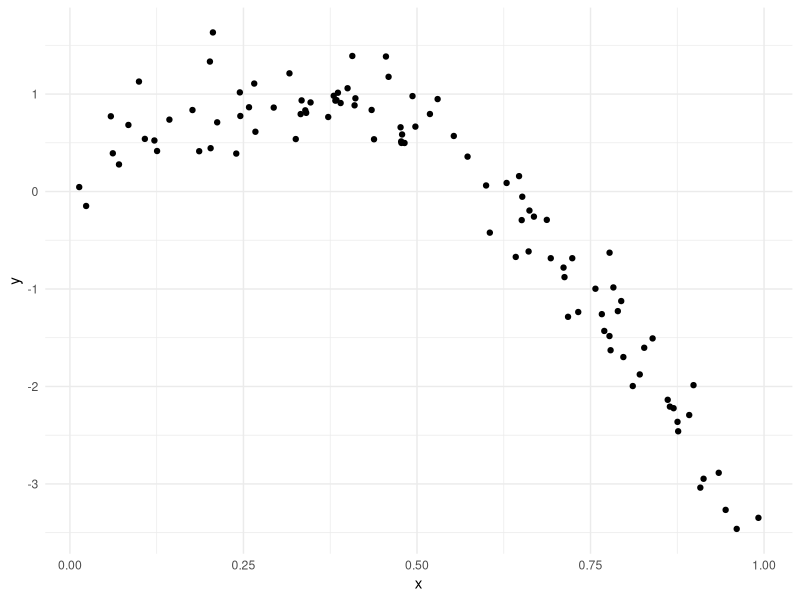
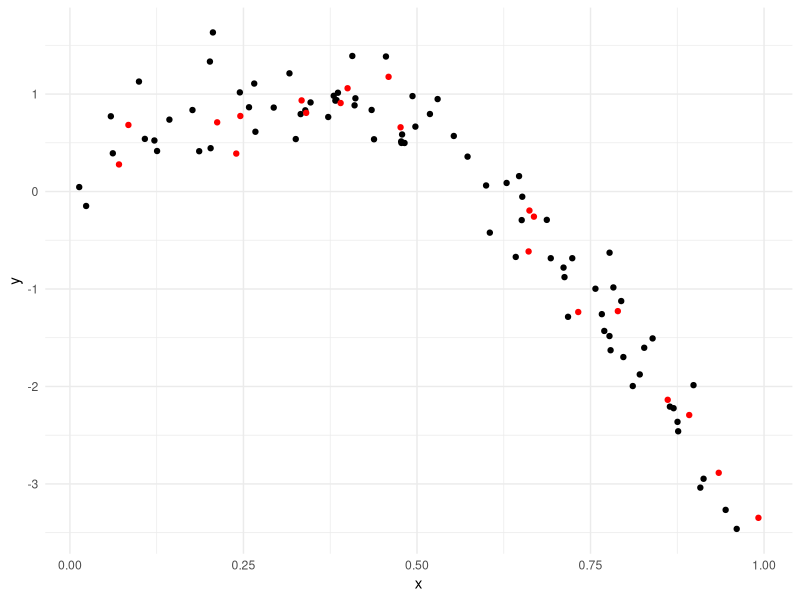
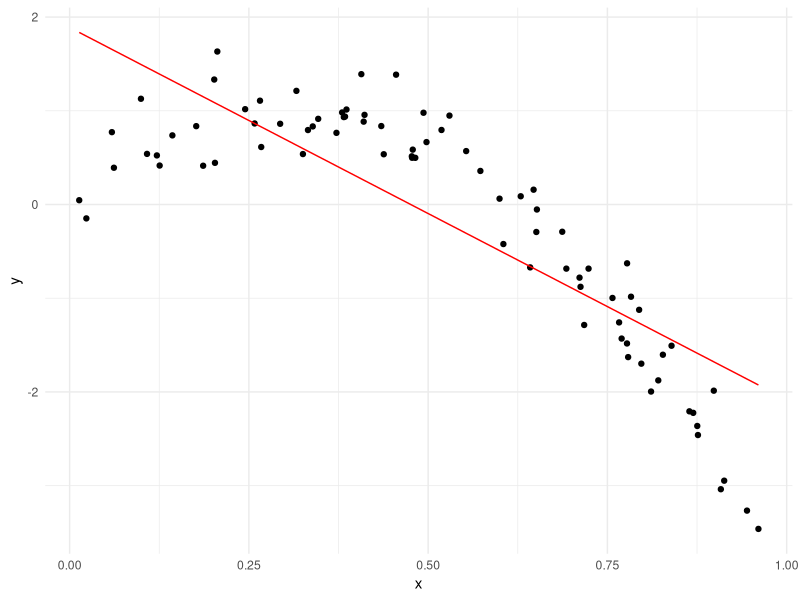
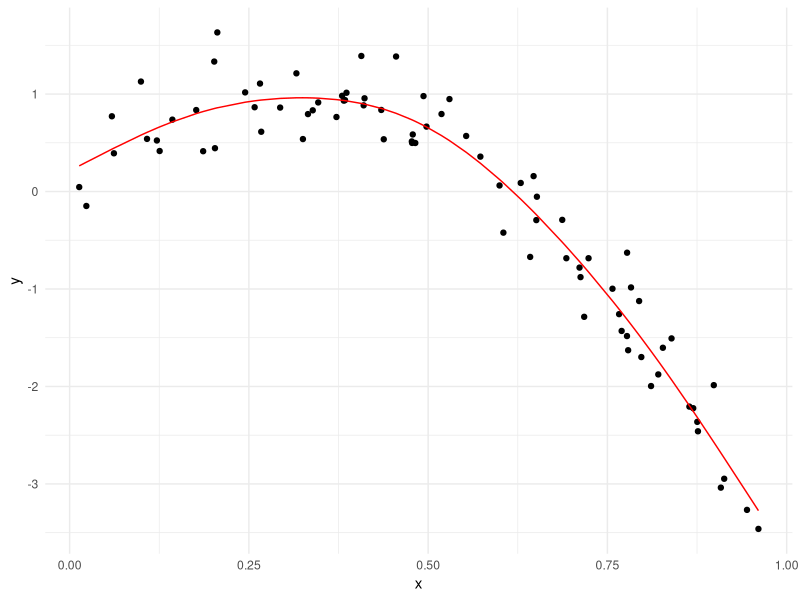
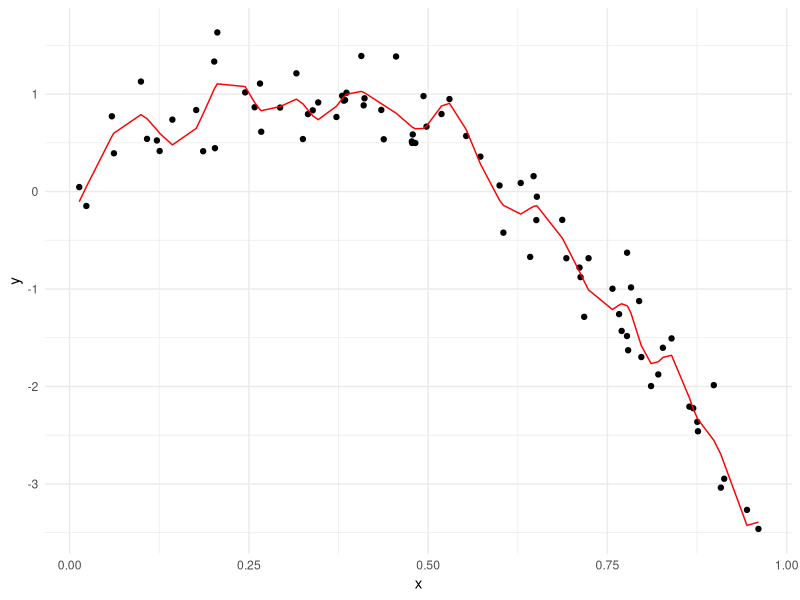
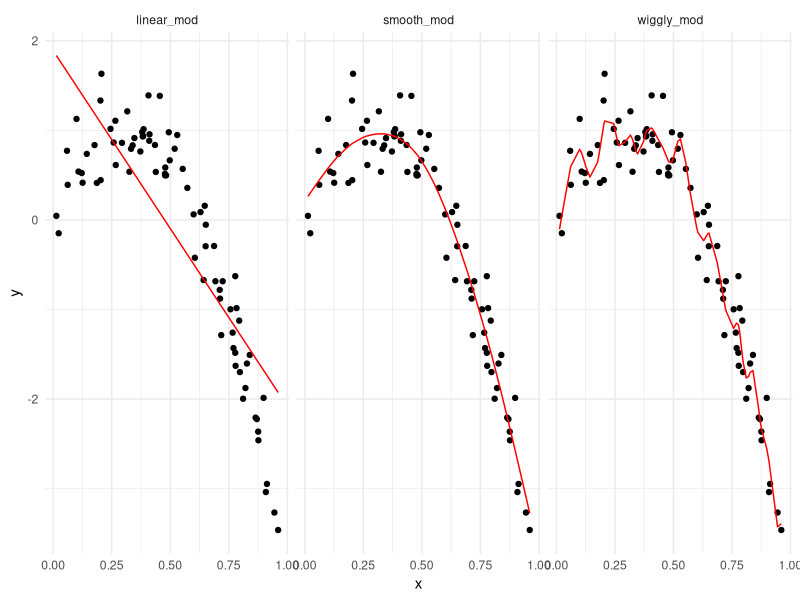

R code for these plots, in order:
## ---- chunk 1
library(tidyverse)
library(modelr)
library(mgcv)

knitr::opts_chunk$set(
	echo = TRUE,
	warning = FALSE,
	message = FALSE, 
  dpi = 300,
  out.width = "90%"
)
theme_set(theme_minimal() + theme(legend.position = "bottom"))
options(
  ggplot2.continuous.colour = "viridis",
  ggplot2.continuous.fill = "viridis"
)
scale_colour_discrete = scale_colour_viridis_d
scale_fill_discrete = scale_fill_viridis_d
## ---- chunk 2
set.seed(1)
## ---- chunk 3
# generate data
nonlin_df = 
  tibble(
    id = 1:100,
    x = runif(100, 0, 1),
    y = 1 - 10 * (x - .3) ^ 2 + rnorm(100, 0, .3)
  )

nonlin_df %>% 
  ggplot(aes(x = x, y = y)) + 
  geom_point()
## ---- chunk 4
# split data
train_df = sample_n(nonlin_df, 80)
train_df

test_df = anti_join(nonlin_df, train_df, by = "id")
test_df
## ---- chunk 5
train_df %>% 
  ggplot(aes(x = x, y = y)) + 
  geom_point() + 
  geom_point(data = test_df, color = "red")
## ---- chunk 6
linear_mod = lm(y ~ x, data = train_df)
smooth_mod = mgcv::gam(y ~ s(x), data = train_df)
wiggly_mod = mgcv::gam(y ~ s(x, k = 30), sp = 10e-6, data = train_df)
## ---- chunk 7
train_df %>% 
  add_predictions(linear_mod) %>% 
  ggplot(aes(x = x, y = y)) + 
  geom_point() + 
  geom_line(aes(y = pred), color = "red")

train_df %>% 
  add_predictions(smooth_mod) %>% 
  ggplot(aes(x = x, y = y)) + 
  geom_point() + 
  geom_line(aes(y = pred), color = "red")

train_df %>% 
  add_predictions(wiggly_mod) %>% 
  ggplot(aes(x = x, y = y)) + 
  geom_point() + 
  geom_line(aes(y = pred), color = "red")

train_df %>% 
  gather_predictions(linear_mod, smooth_mod, wiggly_mod) %>% 
  mutate(model = fct_inorder(model)) %>% 
  ggplot(aes(x = x, y = y)) + 
  geom_point() + 
  geom_line(aes(y = pred), color = "red") + 
  facet_wrap(~model)
## ---- chunk 8
# make predictions
test_df %>% add_predictions(linear_mod)

# calculate and compare RMSE (lower is better)
rmse(linear_mod, test_df)
rmse(smooth_mod, test_df)
rmse(wiggly_mod, test_df)
## ---- chunk 9
cv_df = 
  crossv_mc(nonlin_df, 100)

# quick view of train[1]
cv_df %>% 
  pull(train) %>% 
  .[[1]] %>% as.tibble()

cv_df = 
  cv_df %>% 
  mutate(
    train = map(train, as.tibble),
    test = map(test, as.tibble)
  ) %>% 
  mutate(
    linear_fits = map(.x = train, ~lm(y ~ x, data = .x)) 
  )
  
cv_df
